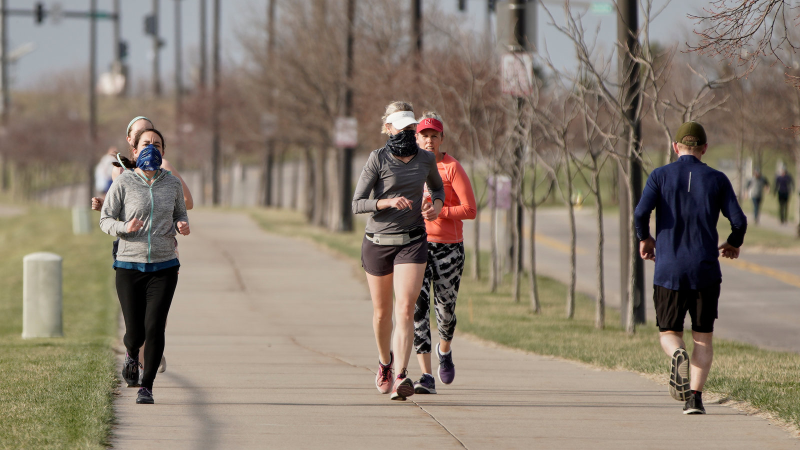
#> input picture project/facemask_detector/images/08physed-exercise-videoSixteenByNineJumbo1600.jpg, 1600 x 900 px (shown at 1/2 size); its folder holds 4 pictures in this run
$ jupyter execute --allow-errors notebook.ipynb
#> lines starting #> are read from the running program, lines starting #| are printed output that depends on the picture
# Face Masks Detection

## Introduction

A problem often occurring nowadays is people not wearing their Covid19 masks correctly (or not
at all). Since this is one of the few means to prevent the spread of the pandemic, it is important
to wear the masks properly.

This project aims at classifying pictures of people into three classes:
 - correct use of mask
 - incorrect use of mask
 - no mask at all

## Dataset

You can find the dataset of 853 images on Kaggle [1](https://www.kaggle.com/andrewmvd/face-mask-detection). The data contains images with people
wearing masks correctly, incorrectly or not wearing masks at all. Additionally, the images are
annotated with bounding boxes describing the position of the mask.

## Mission

__The final objective is to classify an image into the three classes “correct use of mask”,
“incorrect use of mask”, “no mask at all”.__

For this, the following tasks need to be accomplished:
+ Understand the content that is available in the dataset (EDA)
+ Pre-process the data. Since there are less than 1000 images you might need to augment the data.
    - Additionally, you can try to find more (public) data, but first try to work with the images provided.
+ Build a “traditional” (non-neural) model and a neural model to classify the images.
    - Compare the performance of both models. Which one is better and why?
    - Which one gets better when you augment the data?
+ Analyze the errors the better model made. Where did it have problems? Can you find error classes, that is, can you group the misclassified images in any way?
+ Visualize the results with the techniques you learned during your lectures.

# Python imports

[cell 1]
import os
import numpy as np
import matplotlib
import matplotlib.pyplot as plt
import xml.dom.minidom
import tensorflow as tf
import pandas as pd
import re
import seaborn as sns

from PIL import Image, ImageShow, ImageDraw
from xml.dom.minidom import parse
from sklearn.metrics import classification_report

# Exploratory Data Analysis

Dataset is available on Kaggle site. An `archive.zip` file can be downloaded.

The file contains two sub-directories:
 * `archive/annotations`
 * `archive/images`

## Images

The images are in `.png` bitmap format. Annotations are in `XML` format.

[cell 2]
# Setting up directory vars
image_dir = "archive/images/"
annot_dir = "archive/annotations/"

[cell 3]
images = os.listdir(image_dir)
images.sort()

print(f"There are {len(images)} files in {image_dir}:")
print(f"Preview:")
print(images[0:5])

print()

#> (the rest of this cell did not finish here and is left out)

The file names are following convention:
`maksssksksssN.(png|xml)`

N = image number
(png|xml) = file format extensions

There are 853 images and annotations available.

[cell 4]
# Let's preview couple of images

fig, axs = plt.subplots(ncols=5, nrows=1, figsize=(5*4, 4))

for index, image_file in enumerate(images[0:5]):
    with open(image_dir + image_file, "rb") as file:
        image = Image.open(file)
#> image is the input picture: PIL image 1600x900 RGB; mean R, G, B 138.6, 126.2, 112.3
        axs[index].set_title(image_file)
        axs[index].imshow(image)

plt.show()
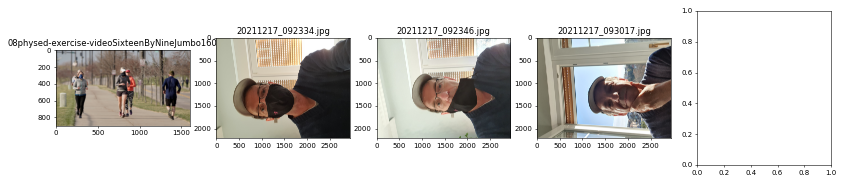
#> figure drawn by matplotlib, 4 panels

[cell 5]
image_heights = []
image_widths  = []

for index, image_file in enumerate(images):
    with open(image_dir + image_file, "rb") as file:
        image = Image.open(file)
        image_heights.append(image.height)
        image_widths.append(image.width)

fig, axs = plt.subplots(nrows=1, ncols=2, figsize=(2*6, 6))

axs[0].hist(image_heights, bins=50)
axs[0].set_title("Image heights histogram")
axs[1].hist(image_widths, bins=50)
axs[1].set_title("Image widths histogram")

plt.show()
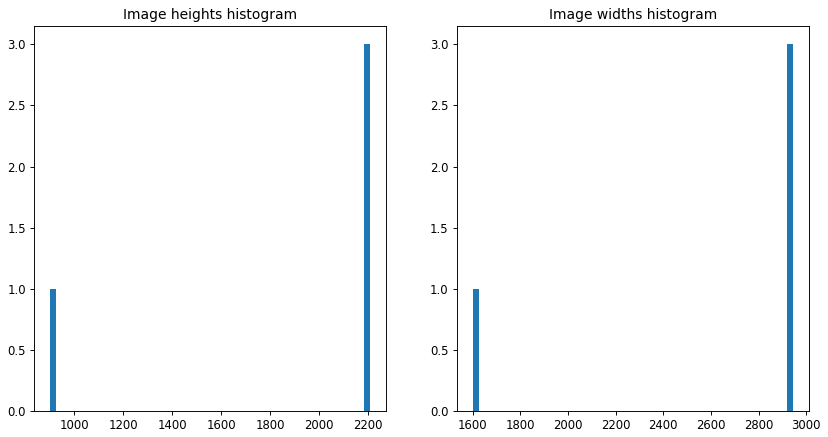
#> figure drawn by matplotlib, 2 panels; panel 1: tallest bar 3 high, from x = 2181.8 to 2208; panel 2: tallest bar 3 high, from x = 2917.1 to 2944
